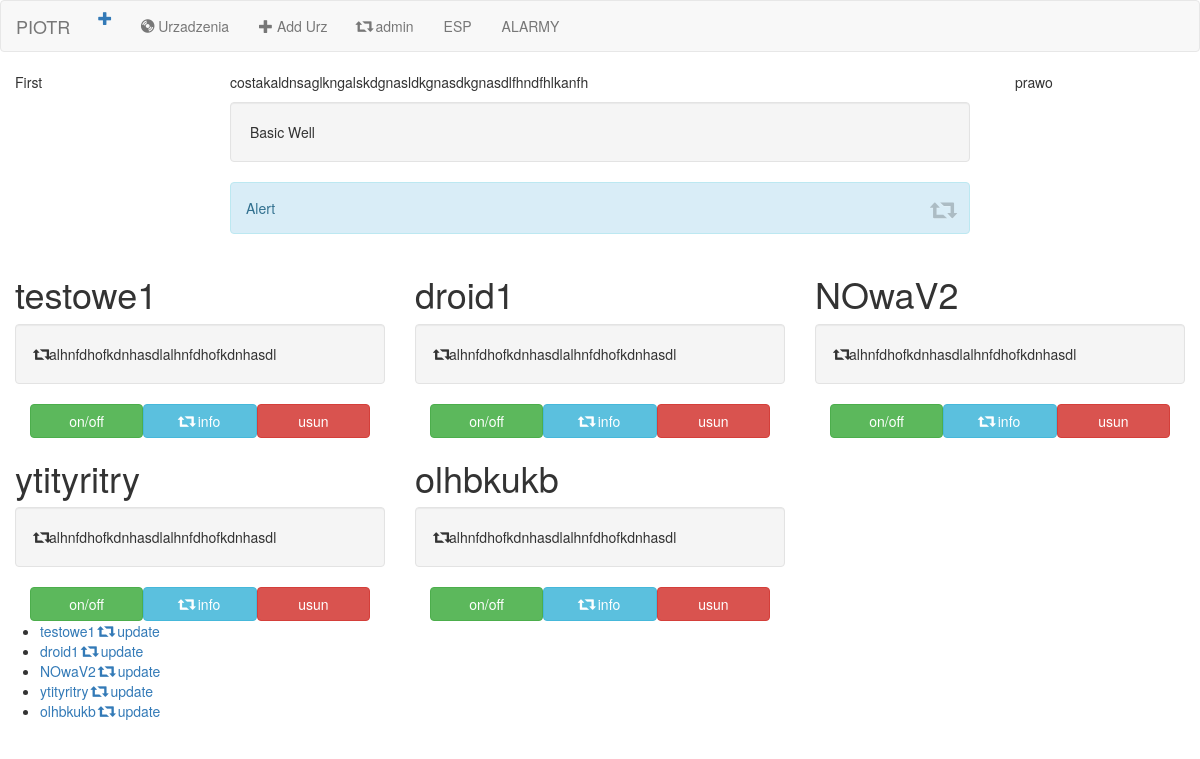
The app's page /esp/ with its own data.
### esp/models.py (models this page shows, shortened)
class Urzadzenie(models.Model):
    nr_ser = models.CharField(max_length=100)
    Nazwa = models.CharField(max_length=250)
    Seria = models.CharField(max_length=250)

### esp/views.py (the view)
# urls.py: path('', views.IndexView.as_view(), name='index'),
class IndexView(generic.ListView):
    template_name = 'esp/index.html'
    context_object_name = 'all_urzadzenia'
    def get_queryset(self):
        return Urzadzenie.objects.all()

### esp/templates/esp/index.html (shortened to what this page needs)
{% extends 'esp/base.html' %}
 {% block body %}
<div class="container-fluid">
    <div class="row">
        <div class="col-md-2">First</div>
        <div class="col-md-8">
            <div class="container-fluid">
                <p>costakaldnsaglkngalskdgnasldkgnasdkgnasdlfhndfhlkanfh</p>
                <div class="well">Basic Well</div>
                <div class="alert alert-info"><a href="#" class="close" data-dismiss="alert" aria-label="close"><span class="glyphicon glyphicon-retweet"></span></a>Alert</div>
            </div>
        </div>
        <div class="col-md-2">prawo</div>
    </div>
</div>
<div class="container-fluid">
    <div class="row">
        {% for urzadzenie in all_urzadzenia %}
        <div class="col-sm-4">
            <h1>{{urzadzenie.Nazwa}}</h1>
            <div class="well"> <span class="glyphicon glyphicon-retweet"></span>alhnfdhofkdnhasdlalhnfdhofkdnhasdl</div>
            <div class="container-fluid ">
                <div class="col-sm-4 przyciski">
                    <a href="#" class="btn btn-success btn-block"> on/off </a>
                </div>
                <div class="col-sm-4 przyciski">
                    <a href="{% url 'esp:detail' urzadzenie.id %}" class="btn btn-info btn-block"> <span class="glyphicon glyphicon-retweet"></span> info
                    </a>
                </div>
                <div class="col-sm-4 przyciski">
                    <a href="{% url 'esp:urzadzenie-delete' urzadzenie.id %}" class="btn btn-danger btn-block"> usun </a>
                </div>
            </div>
        </div>
        {% endfor %}
    </div>
</div>
<ul>
    {% for urzadzenie in all_urzadzenia %}
    <li>
        <div>
            <a href="{% url 'esp:detail' urzadzenie.id %}">{{urzadzenie.Nazwa}}</a>
            <a href="{% url 'esp:urzadzenie-update' urzadzenie.id %}">
                <span class="glyphicon glyphicon-retweet"></span> update
            </a>
        </div>
    </li>
    {% endfor %}
</ul>
{% endblock %}

### esp/static/esp/sidebar.css (style rules this page uses)
.przyciski { padding: 0; }

### records on screen
Urzadzenie: Nazwa "testowe1"
Urzadzenie: Nazwa "droid1"
Urzadzenie: Nazwa "NOwaV2"
Urzadzenie: Nazwa "ytityritry"
Urzadzenie: Nazwa "olhbkukb"
